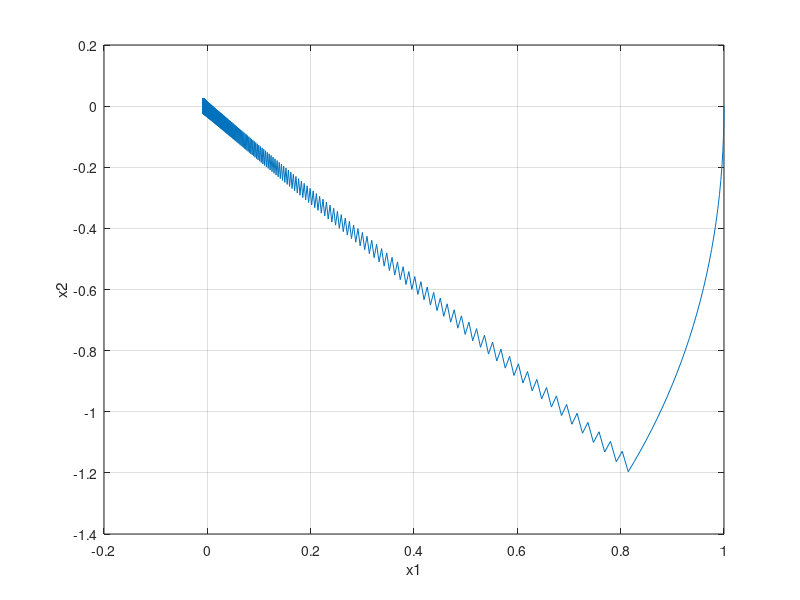
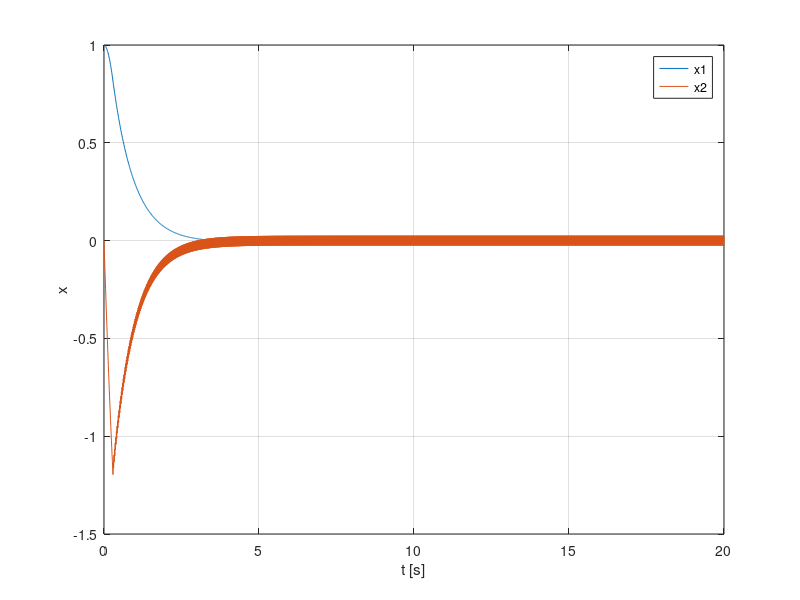
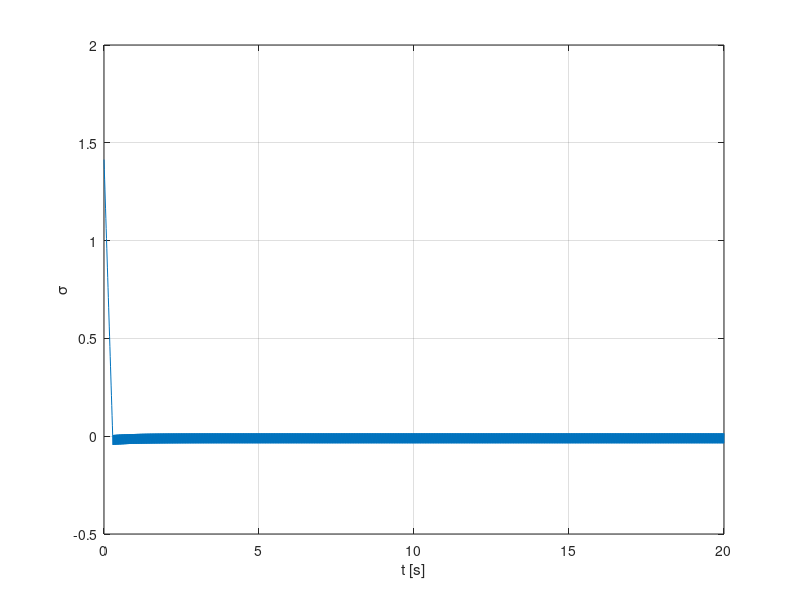
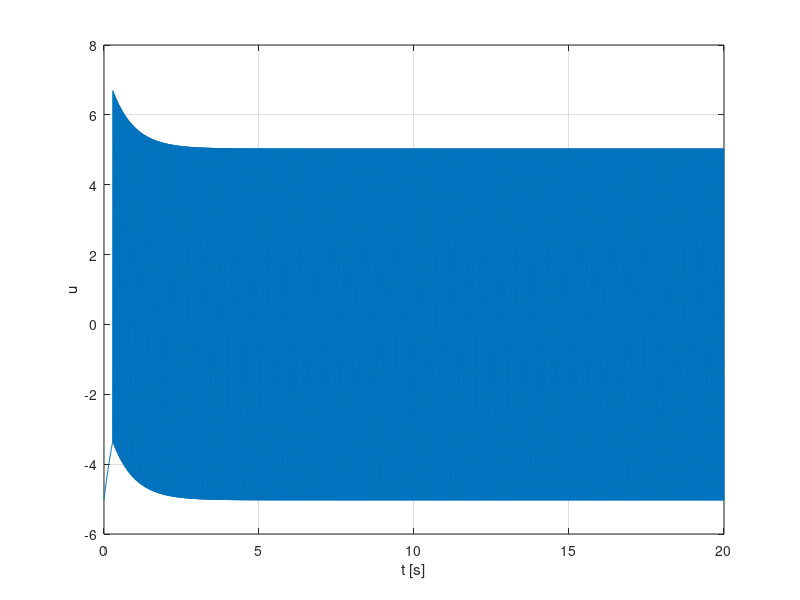

Source code (MATLAB) for these figures, in order:
t=20;
dt=0.01;
time=(0:dt:t);

x1 = zeros(1,length(time));
x2 = zeros(1,length(time));
sigma = zeros(1,length(time));
u = zeros(1,length(time));
%初期値
x1(1)=1;
x2(1)=0;
%ゲイン
gainq=5;
gaink=5;
gainqa=30;
alp=0.7;
kk=[10 1];
%状態方程式
%ma=-kx-cv-f
c=0;m=1;k=0;
A=[0 1;-c/m -k/m];
B=[0;1/m];

%% フィードバックかスライディングモードか
fb=10;%フィードバック：1、スライディングモード:１以外
smck=1;

dist=0;%外乱の大きさ
disf=4/dt;%開始時間
dise=6/dt;%終了時間
%% 極を求めるlqr
if fb==1
    Q=diag(10);
        R=1;
    [Kf,Sf,ef] = lqr(A,B,Q,R);%フィードバック
    Kf
    kyoku=eig(A-B*Kf)
elseif smck==1
        A11=0;
        A12=1;
        %入力が入らないシステムの最適なゲイン
        Q=diag(2);
        R=1;
    [K,S,e] = lqr(A11,A12,Q,R);%スライディングモード
    kyoku=eig(A11-A12*K);
    S=[K 1]
    sig0=S*[x1(1);x2(1)]
    Ts=abs(sig0)/gaink
    Tp=1/gaink*log(gaink*abs(sig0)/gaink+1)
    Ta=sig0^(1-alp)/((1-alp)*gainqa)
    SB=S*B;
    SA=S*A;
else
    A11=0;
        A12=1;
   %A11-A12*inv(Q22)*Q12'
   %スライディングモードに入ったあとの収束を早くするlqrの重み
        Q11 = 1;%Q11-Q12*inv(Q22)*Q12'
        Q22 = 0.5;
        Q12=0;%Q12=Q21
        [~,P,~] = lqrd(A11,A12,Q11,Q22,dt);%正準系のFBgain
        S=[A12'*P+Q12',Q22]
        sig0=S*[x1(1);x2(1)]
    Ts=abs(sig0)/gaink
    Tp=1/gaink*log(gaink*abs(sig0)/gaink+1)
    Ta=sig0^(1-alp)/((1-alp)*gainqa)
        SB=S*B;
        SA=S*A;
    
end
%% 数値シミュレーション
if fb==1%フィードバック
    for i=1:length(time)
    x=[x1(i);x2(i)];
    u(i)=-Kf*x;
%     disf=2/dt;
%     dise=3/dt;
     if disf<i&&i<dise
        [T,X]=ode45(@(t,x) A*x+B*u(i)+[0;dist],[0 dt],x);
            
    else
         [T,X]=ode45(@(t,x) A*x+B*u(i),[0 dt],x);
      
     end
     if i<length(time)
                x1(i+1)=X(end,1);
                x2(i+1)=X(end,2);
     end
    end
else %スライディングモード
    for i=1:length(time)
    x=[x1(i);x2(i)];
   
        sigma(i)=S*x;
    %入力なし
%         u(i)=0;
    %定常到達則
          u(i)=-inv(SB)*(SA*x+gainq*sign(sigma(i)));%符号関数
%         u(i)=-inv(SB)*(SA*x+gainq*tanh(sigma(i)));%tanh(平滑化)
    %比例到達則
%      u(i)=-inv(SB)*(SA*x+gainq*sign(sigma(i))+gaink*sigma(i));%-kk*x;%符号関数
%      u(i)=-inv(SB)*(SA*x+gainq*tanh(1*sigma(i))+gaink*sigma(i));%tanh(平滑化)
    %加速率  
%       u(i)=-inv(SB)*(SA*x+gainqa*abs(sigma(i))^(alp)*sign(sigma(i)));%sign 
    %     x1(i+1)=x1(i)+dt*x2(i);
    %     x2(i+1)=x2(i)+dt*((-c/m)*x1(i)+(-k/m)*x2(2)+(1/m)*u(i));
%    数値シミュレーション
% disf=2/dt;
%     dise=3/dt;
        if disf<i&&i<dise
            [T,X]=ode45(@(t,x) A*x+B*u(i)+[0;dist],[0 dt],x);
                if i<length(time)
                    x1(i+1)=X(end,1);
                    x2(i+1)=X(end,2);
                end
        else
            [T,X]=ode45(@(t,x) A*x+B*u(i),[0 dt],x);
                if i<length(time)
                    x1(i+1)=X(end,1);
                    x2(i+1)=X(end,2);
                end
        end
        
    end
end

%% 保存
logger1={time x1 x2 u sigma};

%% グラフ
if fb==1
    figure(1)
    plot(x1,x2)
    grid on
    xlabel('x1')
    ylabel('x2')
    
    figure(2)
    plot(time,x1,time,x2)
    xlabel('t [s]')
    ylabel('x')
    legend('x1','x2')
    grid on
    
    figure(3)
    plot(time,u)
    xlabel('t [s]')
    ylabel('u')
    grid on
    
else
    figure(1)
    plot(x1,x2)
    grid on
    xlabel('x1')
    ylabel('x2')
    
    figure(2)
    plot(time,x1,time,x2)
    xlabel('t [s]')
    ylabel('x')
    legend('x1','x2')
    grid on
    
    figure(3)
    plot(time,sigma)
    xlabel('t [s]')
    ylabel('{\sigma}')
    grid on
    
    figure(4)
    plot(time,u)
    xlabel('t [s]')
    ylabel('u')
    grid on
    
end